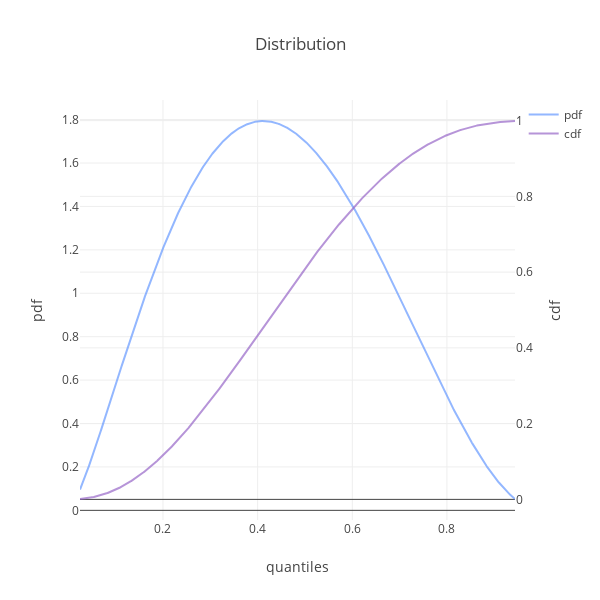

Notebook code cell kept with this figure:
### Code cell
gas.charts.distribution(dist_dm2_var2)

### Figure 1 — Plotly figure (JSON) as saved in the notebook; plotly's stock layout.template omitted (floating-point values rounded to 4 significant figures; data arrays with more than 128 entries replaced by an {"elided": "..."} marker saying what was removed)
{"data": [{"line": {"width": 2}, "marker": {"color": "rgb(102,153,255)"}, "mode": "lines", "name": "pdf", "opacity": 0.7, "type": "scatter", "uid": "19b2d008-ffc4-42cd-8f90-6223f43b5a5b", "x": {"elided": "2000 float values"}, "y": {"elided": "2000 float values"}}, {"line": {"width": 2}, "marker": {"color": "rgb(152,103,200)"}, "mode": "lines", "name": "cdf", "opacity": 0.7, "type": "scatter", "uid": "69d8a724-29de-4e15-ac7d-50f9162faecc", "x": {"elided": "2000 float values"}, "y": {"elided": "2000 float values"}, "yaxis": "y2"}], "layout": {"height": 600, "hovermode": "closest", "title": {"text": "Distribution"}, "width": 600, "xaxis": {"title": {"text": "quantiles"}}, "yaxis": {"title": {"text": "pdf"}}, "yaxis2": {"overlaying": "y", "side": "right", "title": {"text": "cdf"}}}}
